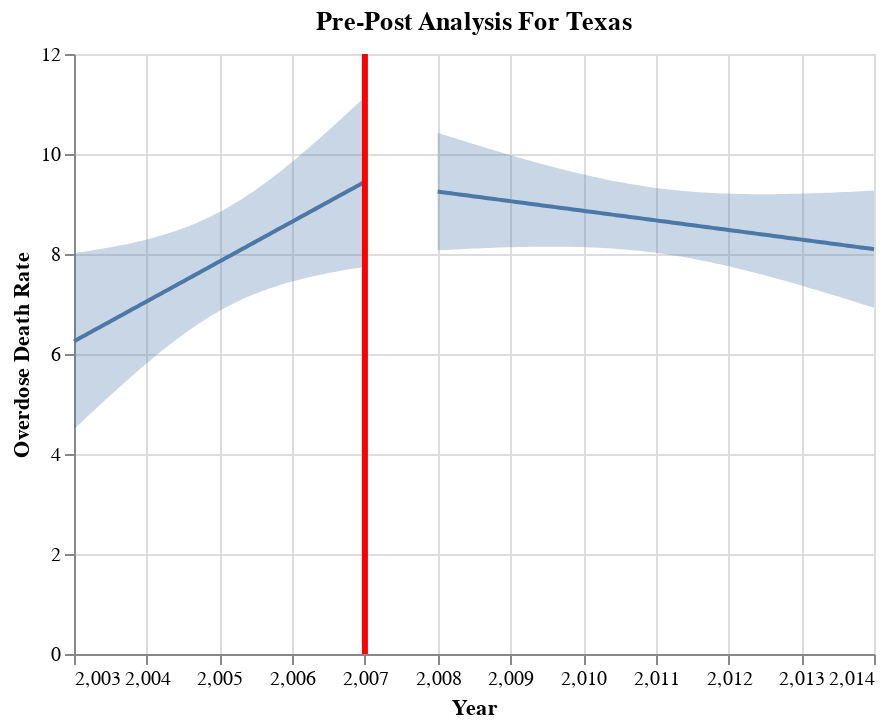

The cell this chart's notebook holds for it:
### Code cell
xvar= "year"
yvar="death_rate"
analysis = "Pre-Post Analysis For Texas"
target = "Overdose Death Rate"
fit, chart = pre_post(death_df, yvar, xvar, 2007, analysis, target, alpha=0.05)
chart

### Figure 1 — Vega-Lite specification as saved in the notebook (floating-point values rounded to 4 significant figures)
{"config": {"view": {"continuousWidth": 400, "continuousHeight": 300}}, "layer": [{"data": {"name": "data-a65b6a53d240c9ed2c9a8b20940c8019"}, "mark": "errorband", "encoding": {"x": {"field": "year", "type": "quantitative"}, "y": {"axis": {"title": "Overdose Death Rate"}, "field": "ci_low", "type": "quantitative"}, "y2": {"field": "ci_high"}}}, {"data": {"name": "data-1a548a3b24ed98e3fd355acd2255c828"}, "mark": "errorband", "encoding": {"x": {"field": "year", "type": "quantitative"}, "y": {"axis": {"title": "Overdose Death Rate"}, "field": "ci_low", "type": "quantitative"}, "y2": {"field": "ci_high"}}}, {"data": {"name": "data-a65b6a53d240c9ed2c9a8b20940c8019"}, "mark": "line", "encoding": {"x": {"field": "year", "type": "quantitative"}, "y": {"field": "death_rate", "type": "quantitative"}}}, {"data": {"name": "data-1a548a3b24ed98e3fd355acd2255c828"}, "mark": "line", "encoding": {"x": {"field": "year", "title": "Year", "type": "quantitative"}, "y": {"field": "death_rate", "type": "quantitative"}}}, {"data": {"name": "data-d625a43cca235c1e9ceabc0e922fc9ef"}, "mark": {"type": "rule", "color": "red", "strokeWidth": 3}, "encoding": {"x": {"field": "x", "type": "quantitative"}}}], "title": "Pre-Post Analysis For Texas", "$schema": "https://vega.github.io/schema/vega-lite/v4.17.0.json", "datasets": {"data-a65b6a53d240c9ed2c9a8b20940c8019": [{"year": 2003.0, "death_rate": 6.255, "ci_low": 4.493, "ci_high": 8.016}, {"year": 2003.0, "death_rate": 6.286, "ci_low": 4.549, "ci_high": 8.024}, {"year": 2003.0, "death_rate": 6.318, "ci_low": 4.604, "ci_high": 8.033}, {"year": 2003.0, "death_rate": 6.35, "ci_low": 4.659, "ci_high": 8.041}, {"year": 2003.0, "death_rate": 6.382, "ci_low": 4.714, "ci_high": 8.05}, {"year": 2003.0, "death_rate": 6.414, "ci_low": 4.769, "ci_high": 8.059}, {"year": 2003.0, "death_rate": 6.446, "ci_low": 4.823, "ci_high": 8.069}, {"year": 2003.0, "death_rate": 6.478, "ci_low": 4.877, "ci_high": 8.078}, {"year": 2003.0, "death_rate": 6.51, "ci_low": 4.932, "ci_high": 8.088}, {"year": 2003.0, "death_rate": 6.542, "ci_low": 4.986, "ci_high": 8.098}, {"year": 2003.0, "death_rate": 6.574, "ci_low": 5.039, "ci_high": 8.108}, {"year": 2003.0, "death_rate": 6.605, "ci_low": 5.093, "ci_high": 8.118}, {"year": 2003.0, "death_rate": 6.637, "ci_low": 5.146, "ci_high": 8.128}, {"year": 2004.0, "death_rate": 6.669, "ci_low": 5.199, "ci_high": 8.139}, {"year": 2004.0, "death_rate": 6.701, "ci_low": 5.252, "ci_high": 8.15}, {"year": 2004.0, "death_rate": 6.733, "ci_low": 5.305, "ci_high": 8.161}, {"year": 2004.0, "death_rate": 6.765, "ci_low": 5.357, "ci_high": 8.173}, {"year": 2004.0, "death_rate": 6.797, "ci_low": 5.409, "ci_high": 8.185}, {"year": 2004.0, "death_rate": 6.829, "ci_low": 5.461, "ci_high": 8.197}, {"year": 2004.0, "death_rate": 6.861, "ci_low": 5.512, "ci_high": 8.209}, {"year": 2004.0, "death_rate": 6.893, "ci_low": 5.563, "ci_high": 8.222}, {"year": 2004.0, "death_rate": 6.924, "ci_low": 5.614, "ci_high": 8.235}, {"year": 2004.0, "death_rate": 6.956, "ci_low": 5.664, "ci_high": 8.249}, {"year": 2004.0, "death_rate": 6.988, "ci_low": 5.714, "ci_high": 8.262}, {"year": 2004.0, "death_rate": 7.02, "ci_low": 5.764, "ci_high": 8.276}, {"year": 2004.0, "death_rate": 7.052, "ci_low": 5.813, "ci_high": 8.291}, {"year": 2004.0, "death_rate": 7.084, "ci_low": 5.862, "ci_high": 8.306}, {"year": 2004.0, "death_rate": 7.116, "ci_low": 5.91, "ci_high": 8.321}, {"year": 2004.0, "death_rate": 7.148, "ci_low": 5.958, "ci_high": 8.337}, {"year": 2004.0, "death_rate": 7.18, "ci_low": 6.006, "ci_high": 8.354}, {"year": 2004.0, "death_rate": 7.212, "ci_low": 6.053, "ci_high": 8.37}, {"year": 2004.0, "death_rate": 7.244, "ci_low": 6.099, "ci_high": 8.388}, {"year": 2004.0, "death_rate": 7.275, "ci_low": 6.145, "ci_high": 8.406}, {"year": 2004.0, "death_rate": 7.307, "ci_low": 6.191, "ci_high": 8.424}, {"year": 2004.0, "death_rate": 7.339, "ci_low": 6.236, "ci_high": 8.443}, {"year": 2004.0, "death_rate": 7.371, "ci_low": 6.28, "ci_high": 8.462}, {"year": 2004.0, "death_rate": 7.403, "ci_low": 6.323, "ci_high": 8.483}, {"year": 2004.0, "death_rate": 7.435, "ci_low": 6.366, "ci_high": 8.503}, {"year": 2005.0, "death_rate": 7.467, "ci_low": 6.409, "ci_high": 8.525}, {"year": 2005.0, "death_rate": 7.499, "ci_low": 6.451, "ci_high": 8.547}, {"year": 2005.0, "death_rate": 7.531, "ci_low": 6.492, "ci_high": 8.57}, {"year": 2005.0, "death_rate": 7.563, "ci_low": 6.532, "ci_high": 8.593}, {"year": 2005.0, "death_rate": 7.594, "ci_low": 6.572, "ci_high": 8.617}, {"year": 2005.0, "death_rate": 7.626, "ci_low": 6.61, "ci_high": 8.642}, {"year": 2005.0, "death_rate": 7.658, "ci_low": 6.649, "ci_high": 8.668}, {"year": 2005.0, "death_rate": 7.69, "ci_low": 6.686, "ci_high": 8.694}, {"year": 2005.0, "death_rate": 7.722, "ci_low": 6.722, "ci_high": 8.722}, {"year": 2005.0, "death_rate": 7.754, "ci_low": 6.758, "ci_high": 8.75}, {"year": 2005.0, "death_rate": 7.786, "ci_low": 6.793, "ci_high": 8.779}, {"year": 2005.0, "death_rate": 7.818, "ci_low": 6.827, "ci_high": 8.808}, {"year": 2005.0, "death_rate": 7.85, "ci_low": 6.861, "ci_high": 8.839}, {"year": 2005.0, "death_rate": 7.882, "ci_low": 6.893, "ci_high": 8.87}, {"year": 2005.0, "death_rate": 7.913, "ci_low": 6.925, "ci_high": 8.902}, {"year": 2005.0, "death_rate": 7.945, "ci_low": 6.956, "ci_high": 8.935}, {"year": 2005.0, "death_rate": 7.977, "ci_low": 6.986, "ci_high": 8.969}, {"year": 2005.0, "death_rate": 8.009, "ci_low": 7.015, "ci_high": 9.003}, {"year": 2005.0, "death_rate": 8.041, "ci_low": 7.044, "ci_high": 9.038}, {"year": 2005.0, "death_rate": 8.073, "ci_low": 7.071, "ci_high": 9.075}, {"year": 2005.0, "death_rate": 8.105, "ci_low": 7.098, "ci_high": 9.111}, {"year": 2005.0, "death_rate": 8.137, "ci_low": 7.124, "ci_high": 9.149}, {"year": 2005.0, "death_rate": 8.169, "ci_low": 7.15, "ci_high": 9.188}, {"year": 2005.0, "death_rate": 8.201, "ci_low": 7.174, "ci_high": 9.227}, {"year": 2005.0, "death_rate": 8.233, "ci_low": 7.198, "ci_high": 9.267}, {"year": 2006.0, "death_rate": 8.264, "ci_low": 7.222, "ci_high": 9.307}, {"year": 2006.0, "death_rate": 8.296, "ci_low": 7.244, "ci_high": 9.349}, {"year": 2006.0, "death_rate": 8.328, "ci_low": 7.266, "ci_high": 9.391}, {"year": 2006.0, "death_rate": 8.36, "ci_low": 7.287, "ci_high": 9.433}, {"year": 2006.0, "death_rate": 8.392, "ci_low": 7.308, "ci_high": 9.477}, {"year": 2006.0, "death_rate": 8.424, "ci_low": 7.327, "ci_high": 9.521}, {"year": 2006.0, "death_rate": 8.456, "ci_low": 7.347, "ci_high": 9.565}, {"year": 2006.0, "death_rate": 8.488, "ci_low": 7.365, "ci_high": 9.61}, {"year": 2006.0, "death_rate": 8.52, "ci_low": 7.384, "ci_high": 9.656}, {"year": 2006.0, "death_rate": 8.552, "ci_low": 7.401, "ci_high": 9.702}, {"year": 2006.0, "death_rate": 8.583, "ci_low": 7.418, "ci_high": 9.749}, {"year": 2006.0, "death_rate": 8.615, "ci_low": 7.435, "ci_high": 9.796}, {"year": 2006.0, "death_rate": 8.647, "ci_low": 7.451, "ci_high": 9.844}, {"year": 2006.0, "death_rate": 8.679, "ci_low": 7.467, "ci_high": 9.892}, {"year": 2006.0, "death_rate": 8.711, "ci_low": 7.482, "ci_high": 9.94}, {"year": 2006.0, "death_rate": 8.743, "ci_low": 7.497, "ci_high": 9.989}, {"year": 2006.0, "death_rate": 8.775, "ci_low": 7.511, "ci_high": 10.04}, {"year": 2006.0, "death_rate": 8.807, "ci_low": 7.525, "ci_high": 10.09}, {"year": 2006.0, "death_rate": 8.839, "ci_low": 7.539, "ci_high": 10.14}, {"year": 2006.0, "death_rate": 8.871, "ci_low": 7.552, "ci_high": 10.19}, {"year": 2006.0, "death_rate": 8.903, "ci_low": 7.565, "ci_high": 10.24}, {"year": 2006.0, "death_rate": 8.934, "ci_low": 7.577, "ci_high": 10.29}, {"year": 2006.0, "death_rate": 8.966, "ci_low": 7.59, "ci_high": 10.34}, {"year": 2006.0, "death_rate": 8.998, "ci_low": 7.602, "ci_high": 10.39}, {"year": 2006.0, "death_rate": 9.03, "ci_low": 7.613, "ci_high": 10.45}, {"year": 2007.0, "death_rate": 9.062, "ci_low": 7.625, "ci_high": 10.5}, {"year": 2007.0, "death_rate": 9.094, "ci_low": 7.636, "ci_high": 10.55}, {"year": 2007.0, "death_rate": 9.126, "ci_low": 7.647, "ci_high": 10.6}, {"year": 2007.0, "death_rate": 9.158, "ci_low": 7.657, "ci_high": 10.66}, {"year": 2007.0, "death_rate": 9.19, "ci_low": 7.668, "ci_high": 10.71}, {"year": 2007.0, "death_rate": 9.222, "ci_low": 7.678, "ci_high": 10.77}, {"year": 2007.0, "death_rate": 9.253, "ci_low": 7.688, "ci_high": 10.82}, {"year": 2007.0, "death_rate": 9.285, "ci_low": 7.698, "ci_high": 10.87}, {"year": 2007.0, "death_rate": 9.317, "ci_low": 7.707, "ci_high": 10.93}, {"year": 2007.0, "death_rate": 9.349, "ci_low": 7.717, "ci_high": 10.98}, {"year": 2007.0, "death_rate": 9.381, "ci_low": 7.726, "ci_high": 11.04}, {"year": 2007.0, "death_rate": 9.413, "ci_low": 7.735, "ci_high": 11.09}, {"year": 2007.0, "death_rate": 9.445, "ci_low": 7.744, "ci_high": 11.15}], "data-1a548a3b24ed98e3fd355acd2255c828": [{"year": 2008.0, "death_rate": 9.249, "ci_low": 8.073, "ci_high": 10.42}, {"year": 2008.0, "death_rate": 9.237, "ci_low": 8.078, "ci_high": 10.4}, {"year": 2008.0, "death_rate": 9.226, "ci_low": 8.082, "ci_high": 10.37}, {"year": 2008.0, "death_rate": 9.214, "ci_low": 8.087, "ci_high": 10.34}, {"year": 2008.0, "death_rate": 9.203, "ci_low": 8.091, "ci_high": 10.31}, {"year": 2008.0, "death_rate": 9.191, "ci_low": 8.096, "ci_high": 10.29}, {"year": 2008.0, "death_rate": 9.18, "ci_low": 8.1, "ci_high": 10.26}, {"year": 2008.0, "death_rate": 9.168, "ci_low": 8.104, "ci_high": 10.23}, {"year": 2008.0, "death_rate": 9.156, "ci_low": 8.108, "ci_high": 10.21}, {"year": 2009.0, "death_rate": 9.145, "ci_low": 8.111, "ci_high": 10.18}, {"year": 2009.0, "death_rate": 9.133, "ci_low": 8.115, "ci_high": 10.15}, {"year": 2009.0, "death_rate": 9.122, "ci_low": 8.119, "ci_high": 10.13}, {"year": 2009.0, "death_rate": 9.11, "ci_low": 8.122, "ci_high": 10.1}, {"year": 2009.0, "death_rate": 9.099, "ci_low": 8.125, "ci_high": 10.07}, {"year": 2009.0, "death_rate": 9.087, "ci_low": 8.128, "ci_high": 10.05}, {"year": 2009.0, "death_rate": 9.076, "ci_low": 8.131, "ci_high": 10.02}, {"year": 2009.0, "death_rate": 9.064, "ci_low": 8.133, "ci_high": 9.995}, {"year": 2009.0, "death_rate": 9.053, "ci_low": 8.136, "ci_high": 9.97}, {"year": 2009.0, "death_rate": 9.041, "ci_low": 8.138, "ci_high": 9.945}, {"year": 2009.0, "death_rate": 9.03, "ci_low": 8.14, "ci_high": 9.92}, {"year": 2009.0, "death_rate": 9.018, "ci_low": 8.142, "ci_high": 9.895}, {"year": 2009.0, "death_rate": 9.007, "ci_low": 8.143, "ci_high": 9.87}, {"year": 2009.0, "death_rate": 8.995, "ci_low": 8.144, "ci_high": 9.846}, {"year": 2009.0, "death_rate": 8.984, "ci_low": 8.145, "ci_high": 9.822}, {"year": 2009.0, "death_rate": 8.972, "ci_low": 8.146, "ci_high": 9.798}, {"year": 2009.0, "death_rate": 8.961, "ci_low": 8.146, "ci_high": 9.775}, {"year": 2010.0, "death_rate": 8.949, "ci_low": 8.146, "ci_high": 9.752}, {"year": 2010.0, "death_rate": 8.938, "ci_low": 8.146, "ci_high": 9.729}, {"year": 2010.0, "death_rate": 8.926, "ci_low": 8.146, "ci_high": 9.706}, {"year": 2010.0, "death_rate": 8.915, "ci_low": 8.145, "ci_high": 9.684}, {"year": 2010.0, "death_rate": 8.903, "ci_low": 8.144, "ci_high": 9.662}, {"year": 2010.0, "death_rate": 8.892, "ci_low": 8.142, "ci_high": 9.641}, {"year": 2010.0, "death_rate": 8.88, "ci_low": 8.14, "ci_high": 9.62}, {"year": 2010.0, "death_rate": 8.868, "ci_low": 8.138, "ci_high": 9.599}, {"year": 2010.0, "death_rate": 8.857, "ci_low": 8.135, "ci_high": 9.579}, {"year": 2010.0, "death_rate": 8.845, "ci_low": 8.132, "ci_high": 9.559}, {"year": 2010.0, "death_rate": 8.834, "ci_low": 8.128, "ci_high": 9.54}, {"year": 2010.0, "death_rate": 8.822, "ci_low": 8.124, "ci_high": 9.521}, {"year": 2010.0, "death_rate": 8.811, "ci_low": 8.119, "ci_high": 9.502}, {"year": 2010.0, "death_rate": 8.799, "ci_low": 8.114, "ci_high": 9.484}, {"year": 2010.0, "death_rate": 8.788, "ci_low": 8.109, "ci_high": 9.467}, {"year": 2010.0, "death_rate": 8.776, "ci_low": 8.103, "ci_high": 9.45}, {"year": 2011.0, "death_rate": 8.765, "ci_low": 8.096, "ci_high": 9.434}, {"year": 2011.0, "death_rate": 8.753, "ci_low": 8.089, "ci_high": 9.418}, {"year": 2011.0, "death_rate": 8.742, "ci_low": 8.081, "ci_high": 9.402}, {"year": 2011.0, "death_rate": 8.73, "ci_low": 8.073, "ci_high": 9.388}, {"year": 2011.0, "death_rate": 8.719, "ci_low": 8.064, "ci_high": 9.373}, {"year": 2011.0, "death_rate": 8.707, "ci_low": 8.055, "ci_high": 9.36}, {"year": 2011.0, "death_rate": 8.696, "ci_low": 8.045, "ci_high": 9.347}, {"year": 2011.0, "death_rate": 8.684, "ci_low": 8.034, "ci_high": 9.334}, {"year": 2011.0, "death_rate": 8.673, "ci_low": 8.023, "ci_high": 9.322}, {"year": 2011.0, "death_rate": 8.661, "ci_low": 8.011, "ci_high": 9.311}, {"year": 2011.0, "death_rate": 8.65, "ci_low": 7.999, "ci_high": 9.3}, {"year": 2011.0, "death_rate": 8.638, "ci_low": 7.986, "ci_high": 9.29}, {"year": 2011.0, "death_rate": 8.627, "ci_low": 7.972, "ci_high": 9.281}, {"year": 2011.0, "death_rate": 8.615, "ci_low": 7.958, "ci_high": 9.272}, {"year": 2011.0, "death_rate": 8.603, "ci_low": 7.944, "ci_high": 9.263}, {"year": 2011.0, "death_rate": 8.592, "ci_low": 7.928, "ci_high": 9.255}, {"year": 2011.0, "death_rate": 8.58, "ci_low": 7.913, "ci_high": 9.248}, {"year": 2012.0, "death_rate": 8.569, "ci_low": 7.896, "ci_high": 9.241}, {"year": 2012.0, "death_rate": 8.557, "ci_low": 7.88, "ci_high": 9.235}, {"year": 2012.0, "death_rate": 8.546, "ci_low": 7.862, "ci_high": 9.23}, {"year": 2012.0, "death_rate": 8.534, "ci_low": 7.844, "ci_high": 9.224}, {"year": 2012.0, "death_rate": 8.523, "ci_low": 7.826, "ci_high": 9.22}, {"year": 2012.0, "death_rate": 8.511, "ci_low": 7.807, "ci_high": 9.215}, {"year": 2012.0, "death_rate": 8.5, "ci_low": 7.788, "ci_high": 9.212}, {"year": 2012.0, "death_rate": 8.488, "ci_low": 7.768, "ci_high": 9.208}, {"year": 2012.0, "death_rate": 8.477, "ci_low": 7.748, "ci_high": 9.206}, {"year": 2012.0, "death_rate": 8.465, "ci_low": 7.727, "ci_high": 9.203}, {"year": 2012.0, "death_rate": 8.454, "ci_low": 7.706, "ci_high": 9.201}, {"year": 2012.0, "death_rate": 8.442, "ci_low": 7.685, "ci_high": 9.199}, {"year": 2012.0, "death_rate": 8.431, "ci_low": 7.663, "ci_high": 9.198}, {"year": 2012.0, "death_rate": 8.419, "ci_low": 7.641, "ci_high": 9.197}, {"year": 2012.0, "death_rate": 8.408, "ci_low": 7.619, "ci_high": 9.197}, {"year": 2012.0, "death_rate": 8.396, "ci_low": 7.596, "ci_high": 9.196}, {"year": 2012.0, "death_rate": 8.385, "ci_low": 7.573, "ci_high": 9.196}, {"year": 2013.0, "death_rate": 8.373, "ci_low": 7.549, "ci_high": 9.197}, {"year": 2013.0, "death_rate": 8.362, "ci_low": 7.526, "ci_high": 9.197}, {"year": 2013.0, "death_rate": 8.35, "ci_low": 7.502, "ci_high": 9.198}, {"year": 2013.0, "death_rate": 8.338, "ci_low": 7.478, "ci_high": 9.199}, {"year": 2013.0, "death_rate": 8.327, "ci_low": 7.453, "ci_high": 9.201}, {"year": 2013.0, "death_rate": 8.315, "ci_low": 7.428, "ci_high": 9.203}, {"year": 2013.0, "death_rate": 8.304, "ci_low": 7.403, "ci_high": 9.204}, {"year": 2013.0, "death_rate": 8.292, "ci_low": 7.378, "ci_high": 9.207}, {"year": 2013.0, "death_rate": 8.281, "ci_low": 7.353, "ci_high": 9.209}, {"year": 2013.0, "death_rate": 8.269, "ci_low": 7.327, "ci_high": 9.211}, {"year": 2013.0, "death_rate": 8.258, "ci_low": 7.301, "ci_high": 9.214}, {"year": 2013.0, "death_rate": 8.246, "ci_low": 7.276, "ci_high": 9.217}, {"year": 2013.0, "death_rate": 8.235, "ci_low": 7.249, "ci_high": 9.22}, {"year": 2013.0, "death_rate": 8.223, "ci_low": 7.223, "ci_high": 9.223}, {"year": 2013.0, "death_rate": 8.212, "ci_low": 7.197, "ci_high": 9.227}, {"year": 2013.0, "death_rate": 8.2, "ci_low": 7.17, "ci_high": 9.23}, {"year": 2014.0, "death_rate": 8.189, "ci_low": 7.143, "ci_high": 9.234}, {"year": 2014.0, "death_rate": 8.177, "ci_low": 7.116, "ci_high": 9.238}, {"year": 2014.0, "death_rate": 8.166, "ci_low": 7.089, "ci_high": 9.242}, {"year": 2014.0, "death_rate": 8.154, "ci_low": 7.062, "ci_high": 9.246}, {"year": 2014.0, "death_rate": 8.143, "ci_low": 7.035, "ci_high": 9.25}, {"year": 2014.0, "death_rate": 8.131, "ci_low": 7.007, "ci_high": 9.255}, {"year": 2014.0, "death_rate": 8.12, "ci_low": 6.98, "ci_high": 9.259}, {"year": 2014.0, "death_rate": 8.108, "ci_low": 6.952, "ci_high": 9.264}, {"year": 2014.0, "death_rate": 8.097, "ci_low": 6.924, "ci_high": 9.269}], "data-d625a43cca235c1e9ceabc0e922fc9ef": [{"x": 2007}]}}
